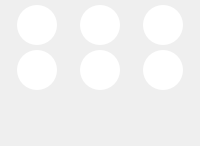
           <widget class="QFrame" name="frame_5">
            <property name="frameShape">
             <enum>QFrame::NoFrame</enum>
            </property>
            <property name="frameShadow">
             <enum>QFrame::Raised</enum>
            </property>
            <layout class="QGridLayout" name="gridLayout_7">
             <property name="leftMargin">
              <number>0</number>
             </property>
             <property name="topMargin">
              <number>0</number>
             </property>
             <property name="rightMargin">
              <number>0</number>
             </property>
             <property name="bottomMargin">
              <number>0</number>
             </property>
             <property name="spacing">
              <number>0</number>
             </property>
             <item row="2" column="0">
              <widget class="QFrame" name="frame_18">
               <property name="minimumSize">
                <size>
                 <width>0</width>
                 <height>50</height>
                </size>
               </property>
               <property name="sizeIncrement">
                <size>
                 <width>0</width>
                 <height>50</height>
                </size>
               </property>
               <property name="frameShape">
                <enum>QFrame::NoFrame</enum>
               </property>
               <property name="frameShadow">
                <enum>QFrame::Sunken</enum>
               </property>
               <layout class="QGridLayout" name="gridLayout_17">
                <property name="leftMargin">
                 <number>0</number>
                </property>
                <property name="topMargin">
                 <number>0</number>
                </property>
                <property name="rightMargin">
                 <number>0</number>
                </property>
                <property name="bottomMargin">
                 <number>0</number>
                </property>
                <item row="0" column="2">
                 <widget class="QPushButton" name="pushButton_61">
                  <property name="minimumSize">
                   <size>
                    <width>40</width>
                    <height>40</height>
                   </size>
                  </property>
                  <property name="maximumSize">
                   <size>
                    <width>40</width>
                    <height>40</height>
                   </size>
                  </property>
                  <property name="sizeIncrement">
                   <size>
                    <width>40</width>
                    <height>40</height>
                   </size>
                  </property>
                  <property name="styleSheet">
                   <string notr="true">background-color: white;
border-radius:20px;</string>
                  </property>
                  <property name="text">
                   <string/>
                  </property>
                 </widget>
                </item>
                <item row="0" column="0">
                 <widget class="QPushButton" name="pushButton_62">
                  <property name="minimumSize">
                   <size>
                    <width>40</width>
                    <height>40</height>
                   </size>
                  </property>
                  <property name="maximumSize">
                   <size>
                    <width>40</width>
                    <height>40</height>
                   </size>
                  </property>
                  <property name="sizeIncrement">
                   <size>
                    <width>40</width>
                    <height>40</height>
                   </size>
                  </property>
                  <property name="styleSheet">
                   <string notr="true">background-color: white;
border-radius:20px;</string>
                  </property>
                  <property name="text">
                   <string/>
                  </property>
                 </widget>
                </item>
                <item row="0" column="1">
                 <widget class="QPushButton" name="pushButton_63">
                  <property name="minimumSize">
                   <size>
                    <width>40</width>
                    <height>40</height>
                   </size>
                  </property>
                  <property name="maximumSize">
                   <size>
                    <width>40</width>
                    <height>40</height>
                   </size>
                  </property>
                  <property name="sizeIncrement">
                   <size>
                    <width>40</width>
                    <height>40</height>
                   </size>
                  </property>
                  <property name="styleSheet">
                   <string notr="true">background-color: white;
border-radius:20px;</string>
                  </property>
                  <property name="text">
                   <string/>
                  </property>
                 </widget>
                </item>
                <item row="1" column="0">
                 <widget class="QFrame" name="frame_19">
                  <property name="minimumSize">
                   <size>
                    <width>0</width>
                    <height>50</height>
                   </size>
                  </property>
                  <property name="maximumSize">
                   <size>
                    <width>16777215</width>
                    <height>50</height>
                   </size>
                  </property>
                  <property name="frameShape">
                   <enum>QFrame::NoFrame</enum>
                  </property>
                  <property name="frameShadow">
                   <enum>QFrame::Raised</enum>
                  </property>
                 </widget>
                </item>
               </layout>
              </widget>
             </item>
             <item row="1" column="0">
              <widget class="QFrame" name="frame_20">
               <property name="minimumSize">
                <size>
                 <width>0</width>
                 <height>50</height>
                </size>
               </property>
               <property name="sizeIncrement">
                <size>
                 <width>0</width>
                 <height>50</height>
                </size>
               </property>
               <property name="frameShape">
                <enum>QFrame::NoFrame</enum>
               </property>
               <property name="frameShadow">
                <enum>QFrame::Plain</enum>
               </property>
               <layout class="QGridLayout" name="gridLayout_18">
                <property name="leftMargin">
                 <number>0</number>
                </property>
                <property name="topMargin">
                 <number>0</number>
                </property>
                <property name="rightMargin">
                 <number>0</number>
                </property>
                <property name="bottomMargin">
                 <number>0</number>
                </property>
                <item row="0" column="0">
                 <widget class="QPushButton" name="pushButton_64">
                  <property name="minimumSize">
                   <size>
                    <width>40</width>
                    <height>40</height>
                   </size>
                  </property>
                  <property name="maximumSize">
                   <size>
                    <width>40</width>
                    <height>40</height>
                   </size>
                  </property>
                  <property name="sizeIncrement">
                   <size>
                    <width>40</width>
                    <height>40</height>
                   </size>
                  </property>
                  <property name="styleSheet">
                   <string notr="true">background-color: white;
border-radius:20px;</string>
                  </property>
                  <property name="text">
                   <string/>
                  </property>
                 </widget>
                </item>
                <item row="0" column="1">
                 <widget class="QPushButton" name="pushButton_65">
                  <property name="minimumSize">
                   <size>
                    <width>40</width>
                    <height>40</height>
                   </size>
                  </property>
                  <property name="maximumSize">
                   <size>
                    <width>40</width>
                    <height>40</height>
                   </size>
                  </property>
                  <property name="sizeIncrement">
                   <size>
                    <width>40</width>
                    <height>40</height>
                   </size>
                  </property>
                  <property name="styleSheet">
                   <string notr="true">background-color: white;
border-radius:20px;</string>
                  </property>
                  <property name="text">
                   <string/>
                  </property>
                 </widget>
                </item>
                <item row="0" column="2">
                 <widget class="QPushButton" name="pushButton_66">
                  <property name="minimumSize">
                   <size>
                    <width>40</width>
                    <height>40</height>
                   </size>
                  </property>
                  <property name="maximumSize">
                   <size>
                    <width>40</width>
                    <height>40</height>
                   </size>
                  </property>
                  <property name="sizeIncrement">
                   <size>
                    <width>40</width>
                    <height>40</height>
                   </size>
                  </property>
                  <property name="styleSheet">
                   <string notr="true">background-color: white;
border-radius:20px;</string>
                  </property>
                  <property name="text">
                   <string/>
                  </property>
                 </widget>
                </item>
               </layout>
              </widget>
             </item>
            </layout>
           </widget>
